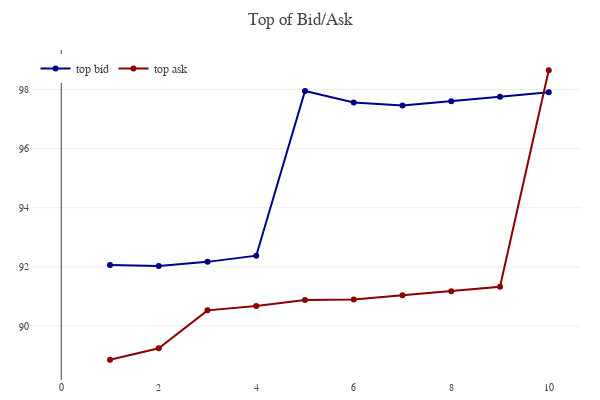

The cell this chart's notebook holds for it:
### Code cell
model.bank_details.top_of_book_plot()

### Figure 1 — Plotly figure (JSON) as saved in the notebook; plotly's stock layout.template omitted (floating-point values rounded to 4 significant figures)
{"data": [{"line": {"color": "darkblue"}, "name": "top bid", "type": "scatter", "y": [null, 92.06, 92.03, 92.17, 92.38, 97.95, 97.56, 97.46, 97.6, 97.75, 97.91]}, {"line": {"color": "darkred"}, "name": "top ask", "type": "scatter", "y": [null, 88.86, 89.25, 90.53, 90.68, 90.88, 90.9, 91.04, 91.18, 91.33, 98.65]}], "layout": {"height": 400, "hovermode": "closest", "legend": {"orientation": "h", "x": 0.01, "xanchor": "left", "y": 0.9, "yanchor": "bottom"}, "margin": {"b": 20, "l": 30, "r": 20, "t": 50}, "showlegend": true, "title": {"text": "Top of Bid/Ask"}, "width": 600, "xaxis": {"anchor": "y", "autorange": true, "domain": [0, 1], "range": [-0.641, 10.64], "showgrid": false, "tickfont": {"size": 10}}, "yaxis": {"anchor": "x", "autorange": true, "domain": [0, 1], "range": [88.18, 99.33], "side": "left", "tickfont": {"size": 10}, "type": "linear"}}}
